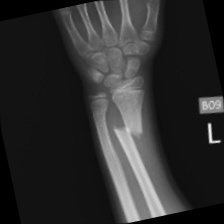
#> input picture Test_data/03.jpg, 224 x 224 px
$ python Computer_Vision.py
#> lines starting #> are read from the running program, lines starting #| are printed output that depends on the picture; after the words box and inside, x2 and y2 are one past the last pixel; in counts of white or black regions, pixels touching at a corner belong together
import cv2
import numpy as np
import matplotlib.pyplot as plt


# ============================================================================
# ============================================================================
# خواندن تصویر

image_path = 'Test_data/03.jpg'
image = cv2.imread(image_path)
#> image is the input picture: shape (224, 224, 3); min 0, max 242, mean 45.8

# ============================================================================
# ============================================================================
# تبدیل رنگ عکس به خاکستری

gray_image = cv2.cvtColor(image, cv2.COLOR_BGR2GRAY)

# ============================================================================
# ============================================================================
# نمایش تصویر اصلی و تصویر خاکستری در کنار هم

plt.figure(figsize=(10, 5))
plt.subplot(1, 2, 1)
plt.title('Original Image')
plt.imshow(cv2.cvtColor(image, cv2.COLOR_BGR2RGB))

plt.subplot(1, 2, 2)
plt.title('Gray Image')
plt.imshow(gray_image, cmap='gray')
plt.show()
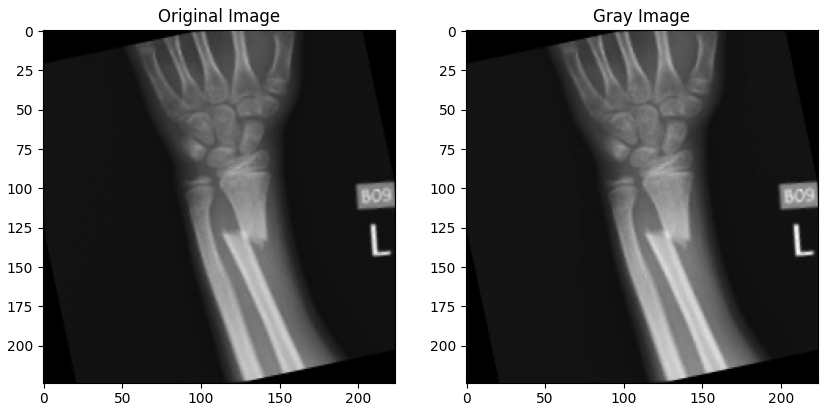
#> figure drawn by matplotlib, 2 panels


# ============================================================================
# ============================================================================
# اعمال فیلتر میانه برای حذف نویز
# ماتریکس های میانه باید اعداد فرد باشندبرای اعمال فیلتر

denoised_image = cv2.medianBlur(gray_image, 3)

# ============================================================================
# ============================================================================
# نمایش تصویر خاکستری و تصویر بدون نویز

plt.figure(figsize=(10, 5))
plt.subplot(1, 2, 1)
plt.title('Gray Image')
plt.imshow(gray_image, cmap='gray')

plt.subplot(1, 2, 2)
plt.title('Denoised Image')
plt.imshow(denoised_image, cmap='gray')
plt.show()


# ============================================================================
# ============================================================================
# تشخیص لبه‌ها با استفاده از الگوریتم Canny
# مقدار استانه پایین و بالا برای تشخیص داده شدن به عنوان لبه
#  (اگر تصویر نویز زیادی داشته باشد باید این اعداد کوچکتر باشند)

edges = cv2.Canny(denoised_image, 55, 150)
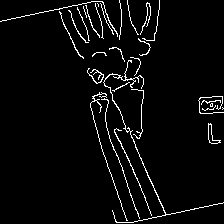
#> edges: shape (224, 224); 3.9% white in thin lines or dots

# ============================================================================
# ============================================================================
# نمایش تصویر بدون نویز و تصویر تشخیص لبه

plt.figure(figsize=(10, 5))
plt.subplot(1, 2, 1)
plt.title('Denoised Image')
plt.imshow(denoised_image, cmap='gray')

plt.subplot(1, 2, 2)
plt.title('Edges')
plt.imshow(edges, cmap='gray')
plt.show()
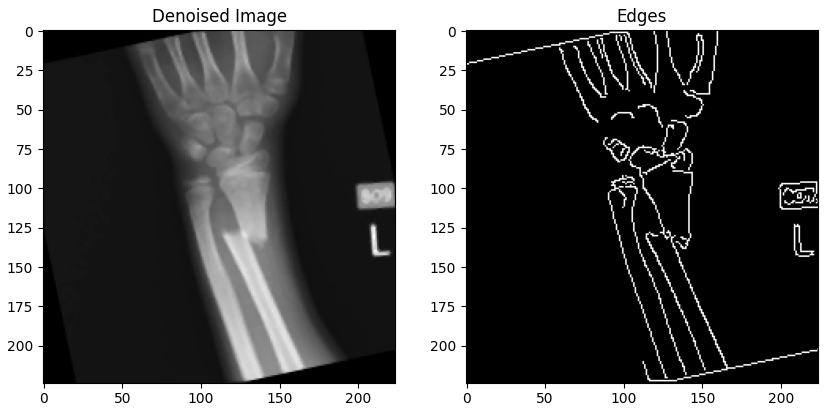
#> figure drawn by matplotlib, 2 panels


# ============================================================================
# ============================================================================
# شناسایی خطوط با استفاده از تبدیل هاف
# ارگومان اخری مشخص میکند که چه حجمی از نقاط برای تشخیص خط در نطر گرفته شود

lines = cv2.HoughLines(edges, 1, np.pi/180, 100)
#> lines = [[-64, 2.72]]

# ============================================================================
# ============================================================================
# تابع برای رسم خطوط شناسایی شده بر روی تصویر

def draw_lines(img, lines):
    img_copy = img.copy()
    if lines is not None:
        for rho, theta in lines[:, 0]:
            a = np.cos(theta)
            b = np.sin(theta)
            x0 = a * rho
            y0 = b * rho
            x1 = int(x0 + 1000 * (-b))
            y1 = int(y0 + 1000 * (a))
            x2 = int(x0 - 1000 * (-b))
            y2 = int(y0 - 1000 * (a))
            cv2.line(img_copy, (x1, y1), (x2, y2), (0, 0, 255), 2)
#> this loop made 1 pass
#> (rho, theta, a, b, x0, y0, x1, y1) on pass 1: (-64, 2.72, -0.914, 0.407, 58.47, -26.03, -348, -939)
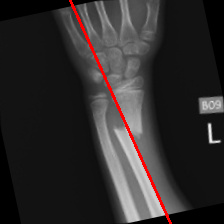
#> img_copy: shape (224, 224, 3); 1.42% of pixels changed, all inside (x1, y1, x2, y2) = (69, 0, 172, 224)
    return img_copy
# ============================================================================
# ============================================================================
# رسم خطوط بر روی تصویر اصلی

image_with_lines = draw_lines(image, lines)

# ============================================================================
# ============================================================================
# نمایش تصویر بدون نویز و تصویر با خطوط شناسایی شده

plt.figure(figsize=(10, 5))
plt.subplot(1, 2, 1)
plt.title('Denoised Image')
plt.imshow(denoised_image, cmap='gray')

plt.subplot(1, 2, 2)
plt.title('Image with Hough Lines')
plt.imshow(cv2.cvtColor(image_with_lines, cv2.COLOR_BGR2RGB))
plt.show()

$ run again, with Test_data/01.jpg copied over Test_data/03.jpg
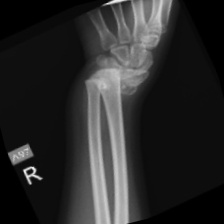
#> input picture Test_data/01.jpg, 224 x 224 px
#> image is the input picture: shape (224, 224, 3); min 0, max 243, mean 42
#> `edges = cv2.Canny(denoised_image, 55, 150)`:
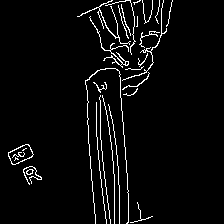
#> edges: shape (224, 224); 4.2% white in thin lines or dots, all inside (x1, y1, x2, y2) = (8, 0, 173, 224)
#> lines = [[-114, 3.07]]
#> the loop in draw_lines, `for rho, theta in lines[:, 0]:` made 1 pass
#> (rho, theta, a, b, x0, y0, x1, y1) on pass 1: (-114, 3.07, -0.998, 0.0698, 113.7, -7.95, 43, -1005)
#> after the loop in draw_lines, `for rho, theta in lines[:, 0]:`:
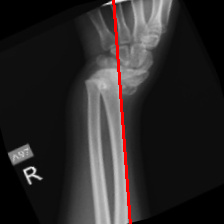
#> img_copy: shape (224, 224, 3); 1.34% of pixels changed, all inside (x1, y1, x2, y2) = (112, 0, 132, 224)

$ run again, with Test_data/02.jpg copied over Test_data/03.jpg
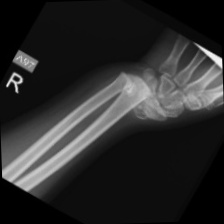
#> input picture Test_data/02.jpg, 224 x 224 px
#> image is the input picture: shape (224, 224, 3); min 0, max 243, mean 43
#> `edges = cv2.Canny(denoised_image, 55, 150)`:
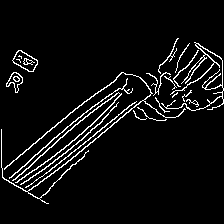
#> edges: shape (224, 224); 5.8% white in thin lines or dots, all inside (x1, y1, x2, y2) = (1, 38, 224, 204)
#> lines = [[167, 0.89], [164, 0.908], [165, 0.925], [144, 0.855], [163, 0.89], [168, 0.785]]
#> the loop in draw_lines, `for rho, theta in lines[:, 0]:` made 6 passes
#> (rho, theta, a, b, x0, y0, x1, y1) on passes 1 to 6: (167, 0.89, 0.629, 0.777, 105.1, 129.8, -672, 759), (164, 0.908, 0.616, 0.788, 101, 129.2, -687, 744), (165, 0.925, 0.602, 0.799, 99.3, 131.8, -699, 733), (144, 0.855, 0.656, 0.755, 94.47, 108.7, -660, 764), (163, 0.89, 0.629, 0.777, 102.6, 126.7, -674, 755), (168, 0.785, 0.707, 0.707, 118.8, 118.8, -588, 825)
#> `plt.show()`:
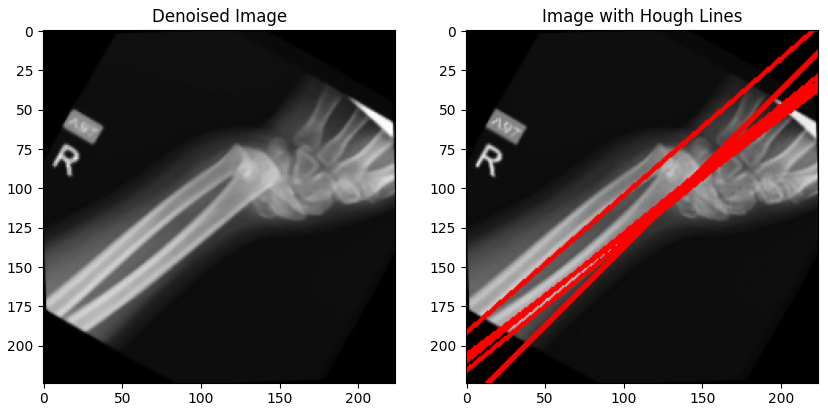
#> figure drawn by matplotlib, 2 panels

$ run again, with Test_data/04.jpg copied over Test_data/03.jpg
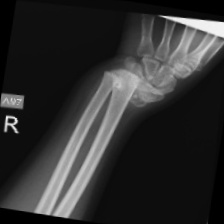
#> input picture Test_data/04.jpg, 224 x 224 px
#> image is the input picture: shape (224, 224, 3); min 0, max 244, mean 47.6
#> `edges = cv2.Canny(denoised_image, 55, 150)`:
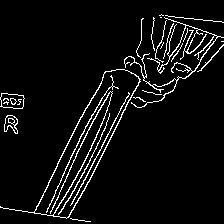
#> edges: shape (224, 224); 5.4% white in thin lines or dots
#> lines = [[161, 0.471], [158, 0.489], [159, 0.454]]
#> the loop in draw_lines, `for rho, theta in lines[:, 0]:` made 3 passes
#> (rho, theta, a, b, x0, y0, x1, y1) on passes 1 to 3: (161, 0.471, 0.891, 0.454, 143.5, 73.09, -310, 964), (158, 0.489, 0.883, 0.469, 139.5, 74.18, -329, 957), (159, 0.454, 0.899, 0.438, 142.9, 69.7, -295, 968)
#> `plt.show()`:
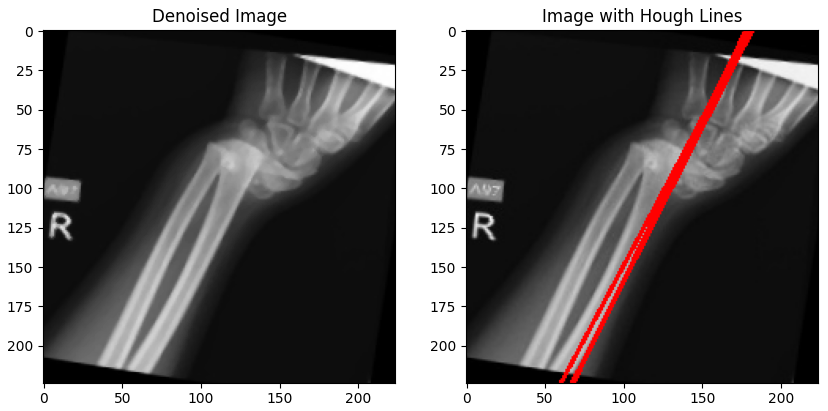
#> figure drawn by matplotlib, 2 panels
